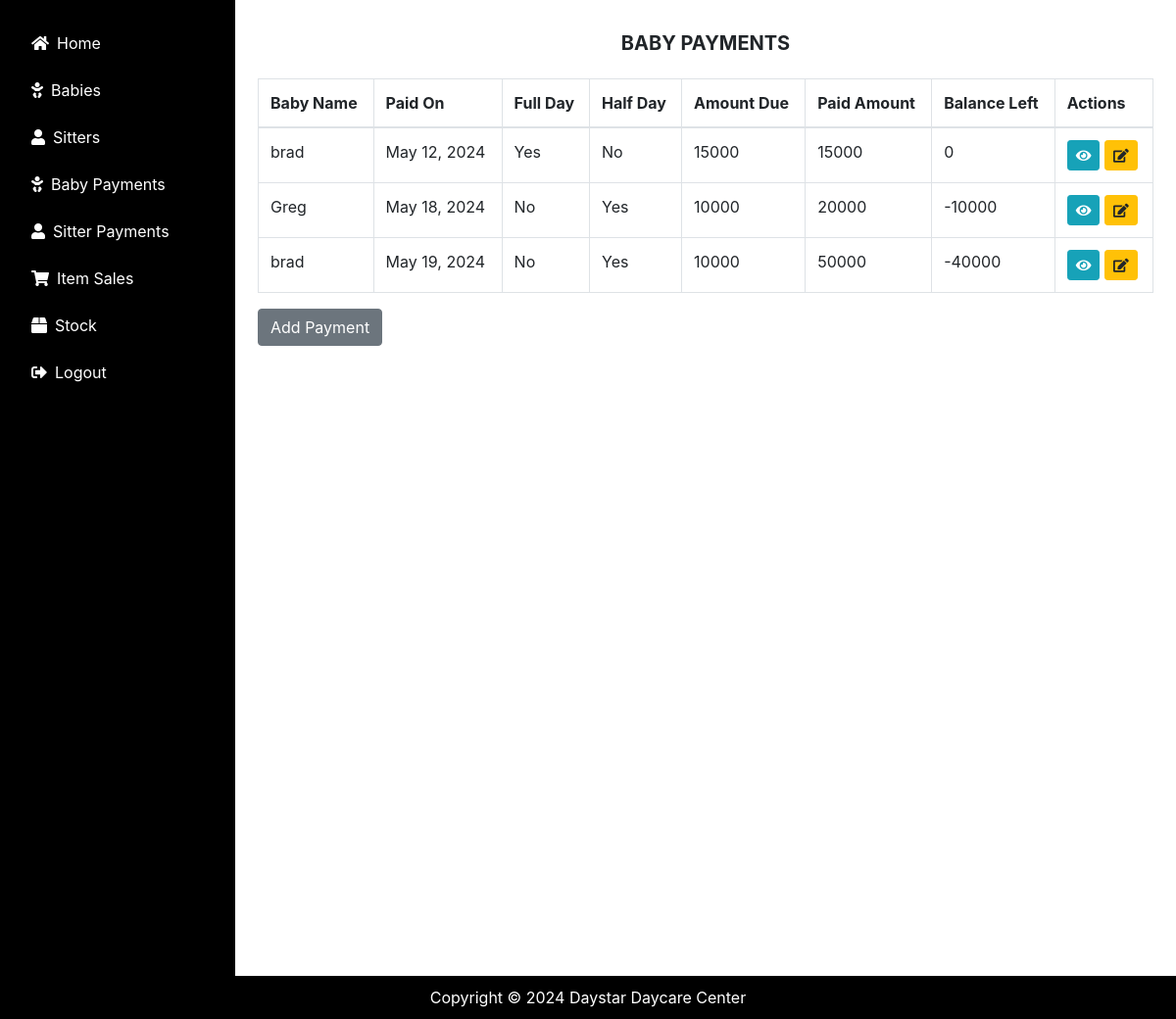
/babypayments/ (signed in), run on the app's committed database.
### daycare/models.py (models this page shows, shortened)
class Babypayment(models.Model):
    b_name = models.CharField(max_length=200)
    paid_on = models.DateField(default=timezone.now)
    full_day = models.BooleanField(default=False, blank=True)
    half_day = models.BooleanField(default=False, blank=True)
    amount_due = models.DecimalField(max_digits=15, decimal_places=0, blank=True)
    paid_amount = models.DecimalField(max_digits=15, decimal_places=0)
    balance_left = models.DecimalField(max_digits=15, decimal_places=0, default=0, blank=True)

### daycare/views.py (the view)
# urls.py: path('babypayments/', views.babypayments_list, name='babypayments_list'),
@login_required
def babypayments_list(request):
    babypayments = Babypayment.objects.all()
    return render(request, 'daycare/babypayments_list.html', {'babypayments': babypayments})

### daycare/templates/daycare/babypayments_list.html (shortened to what this page needs)
{% extends 'daycare/base.html' %}
{% block content %}
<link rel="stylesheet" href="https://cdnjs.cloudflare.com/ajax/libs/font-awesome/5.15.3/css/all.min.css">
<div class="container mt-4">
    <h2 class="mb-4 text-center" style="font-size: 20px;"><b>BABY PAYMENTS</b></h2>
    <table class="table table-bordered">
        <thead>
            <tr>
                <th>Baby Name</th>
                <th>Paid On</th>
                <th>Full Day</th>
                <th>Half Day</th>
                <th>Amount Due</th>
                <th>Paid Amount</th>
                <th>Balance Left</th>
                <th>Actions</th>
            </tr>
        </thead>
        <tbody>
            {% for payment in babypayments %}
            <tr>
                <td>{{ payment.b_name }}</td>
                <td>{{ payment.paid_on }}</td>
                <td>{{ payment.full_day|yesno:"Yes,No" }}</td>
                <td>{{ payment.half_day|yesno:"Yes,No" }}</td>
                <td>{{ payment.amount_due }}</td>
                <td>{{ payment.paid_amount }}</td>
                <td>{{ payment.balance_left }}</td>
                <td>
                    <a href="{% url 'view_babypayment' payment.id %}" class="btn btn-info btn-sm" title="View">
                        <i class="fas fa-eye"></i>
                    </a>
                    <a href="{% url 'edit_babypayment' payment.id %}" class="btn btn-warning btn-sm" title="Edit">
                        <i class="fas fa-edit"></i>
                    </a>
                </td>
            </tr>
            {% endfor %}
        </tbody>
    </table>
    <a href="{% url 'add_babypayment' %}" class="btn btn-secondary">Add Payment</a>
</div>
{% endblock %}

### daycare/templates/daycare/base.html (style rules this page uses)
body { margin: 0; padding-bottom: 60px; overflow-x: hidden; }

### data on the page
Babypayment: b_name "brad", paid_on "May 12, 2024", full_day "Yes", half_day "No", amount_due "15000", paid_amount "15000", balance_left "0"
Babypayment: b_name "Greg", paid_on "May 18, 2024", full_day "No", half_day "Yes", amount_due "10000", paid_amount "20000", balance_left "-10000"
Babypayment: b_name "brad", paid_on "May 19, 2024", full_day "No", half_day "Yes", amount_due "10000", paid_amount "50000", balance_left "-40000"
